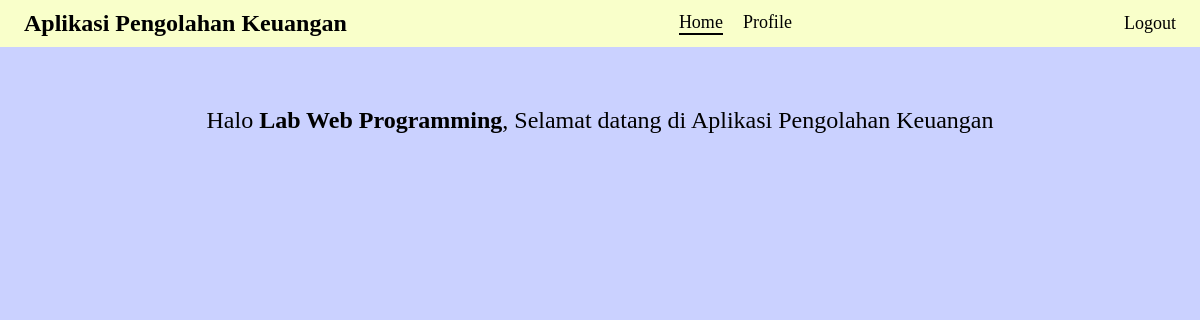
/home.php?id=Orange1204, run on the app's committed database.
### tables this page shows
CREATE TABLE `user_profile` (
  `username` varchar(30) NOT NULL,
  `password` varchar(20) NOT NULL,
  `nama-depan` varchar(15) NOT NULL,
  `nama-tengah` varchar(15) NOT NULL,
  `nama-belakang` varchar(15) NOT NULL,
  `tempat-lahir` varchar(30) NOT NULL,
  `tgl-lahir` date NOT NULL,
  `nik` bigint(16) NOT NULL,
  `warga-negara` varchar(30) NOT NULL,
  `email` varchar(100) NOT NULL,
  `phone` bigint(13) NOT NULL,
  `alamat` text NOT NULL,
  `kode-pos` int(5) NOT NULL,
  `foto-profil` longblob NOT NULL
);

### home.php (the view, shortened to what this page needs)
<!DOCTYPE html>
<html lang="en">
<head>
</head>
<body>
    <header>
        <b>Aplikasi Pengolahan Keuangan</b>
        <nav>
            <?php
                echo "<a href='home.php?id=".$_GET['id']."' style='border-bottom: 2px solid #000;'>Home</a>";
                echo "<a href='profile.php?id=".$_GET['id']."'>Profile</a>";
            ?>
        </nav>
        <a href="logout.php">Logout</a>
    </header>
    <?php
        include("config.php");
        $str_query = "SELECT * FROM user_profile WHERE username = '$_GET[id]'";
        $query = mysqli_query($connection, $str_query);
        $row = mysqli_fetch_array($query);
        echo "<p>Halo <b>".$row['nama-depan']." ".$row['nama-tengah']." ".$row['nama-belakang']."</b>, Selamat datang di Aplikasi Pengolahan Keuangan</p>";
    ?>
</body>
</html>

### home.php (style rules this page uses)
body { background-color: #cad1ff; margin: 0; box-sizing: border-box; font-size: 24px; text-align: center; }
header { display: flex; justify-content: space-between; align-items: center; background-color: #f9ffca; padding: 10px 2%; margin-bottom: 5%; }
a { text-decoration: none; color: #000; font-size: 18px; }
nav { display: flex; gap: 20px; }

### data on the page
user_profile: value "Lab", value "Web", value "Programming"
